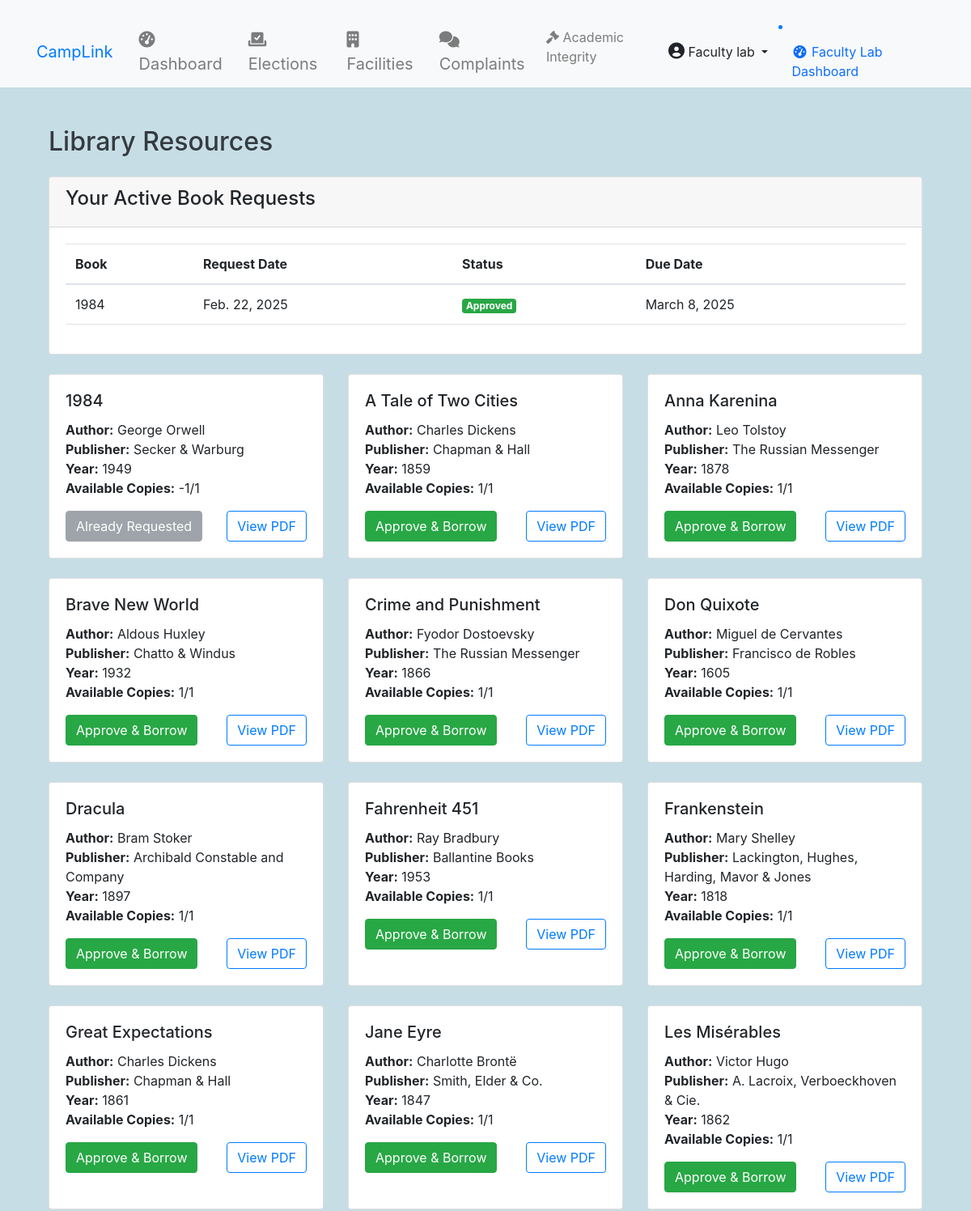
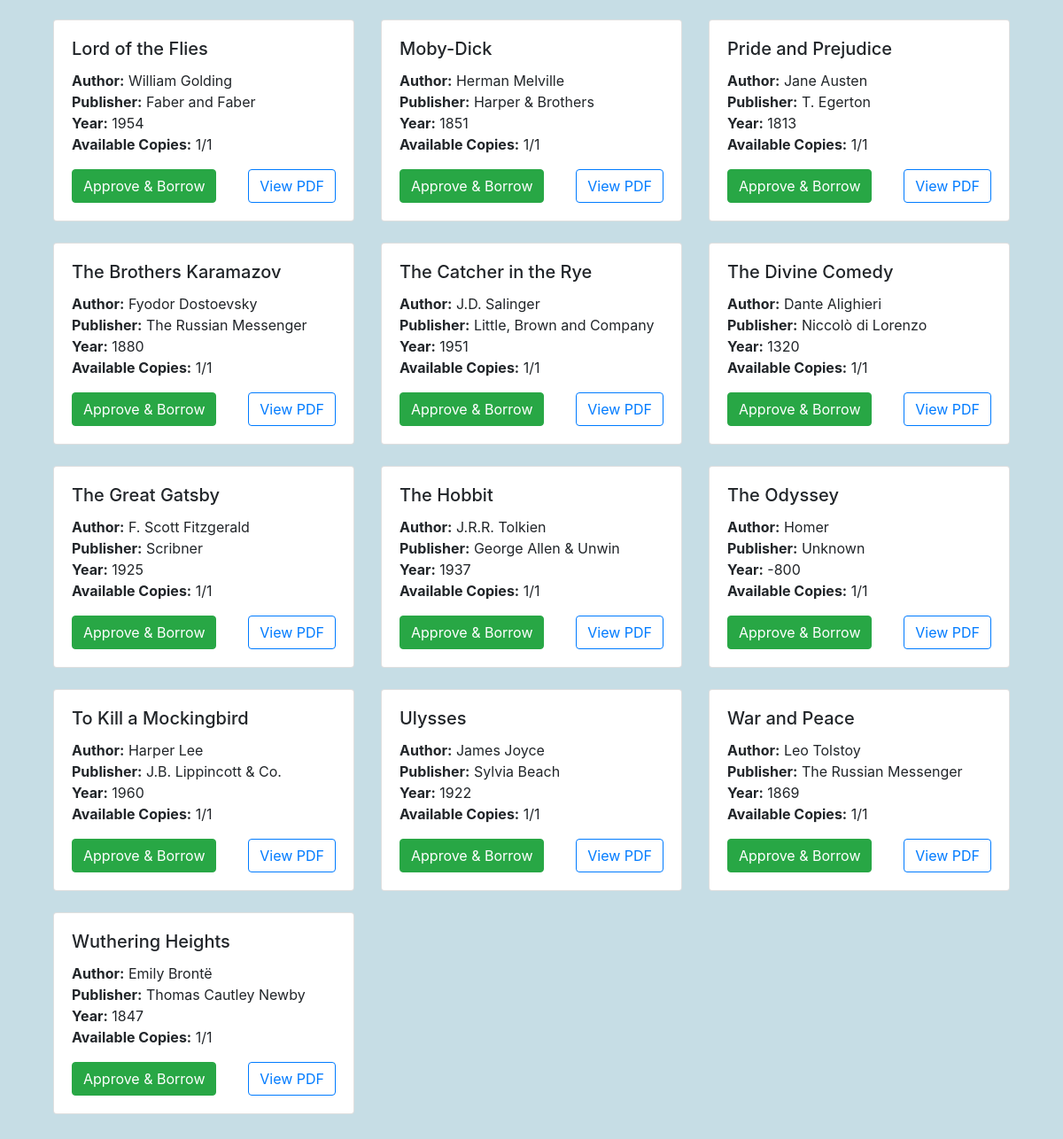
The app's page /facilities/library/ (signed in) with its own data (2 pictures, top to bottom).
### accounts/models.py (models this page shows, shortened)
class User(AbstractUser):
    ROLE_CHOICES = (
        ('student', 'Student'),
        ('faculty', 'Faculty'),
        ('admin', 'Admin'),
    )
    DEPARTMENT_CHOICES = (
        ('CSE', 'Computer Science'),
        ('ECE', 'Electronics'),
        ('ME', 'Mechanical'),
        ('CE', 'Civil'),
    )
    DIVISION_CHOICES = (
        ('A', 'Division A'),
        ('B', 'Division B'),
        ('C', 'Division C'),
    )
    CLASS_YEAR_CHOICES = (
        ('1', 'First Year'),
        ('2', 'Second Year'),
        ('3', 'Third Year'),
        ('4', 'Fourth Year'),
    )
    role = models.CharField(max_length=20, choices=ROLE_CHOICES)
    department = models.CharField(max_length=50, choices=DEPARTMENT_CHOICES)
    division = models.CharField(max_length=1, choices=DIVISION_CHOICES, blank=True, null=True)
    class_year = models.CharField(max_length=1, choices=CLASS_YEAR_CHOICES, blank=True, null=True)
    profile_picture = models.ImageField(upload_to='profile_pics/', blank=True, null=True)
    student_id = models.CharField(max_length=20, blank=True, null=True)
    phone = models.CharField(max_length=15)
    bio = models.TextField(max_length=500, blank=True)
    date_of_birth = models.DateField(null=True, blank=True)
    address = models.TextField(blank=True)
    linkedin_profile = models.URLField(max_length=200, blank=True)
    github_profile = models.URLField(max_length=200, blank=True)
    emergency_contact = models.CharField(max_length=15, blank=True)
    prn = models.CharField(max_length=20, unique=True, null=True, blank=True)
    groups = models.ManyToManyField(
        'auth.Group',
        related_name='custom_user_set',
        blank=True,
        help_text='The groups this user belongs to.',
        verbose_name='groups',
    )
    user_permissions = models.ManyToManyField(
        'auth.Permission',
        related_name='custom_user_set',
        blank=True,
        help_text='Specific permissions for this user.',
        verbose_name='user permissions',
    )
    health_requests = models.TextField(blank=True)  # Field to store health requests
    leave_requests = models.TextField(blank=True)    # Field to store leave requests
    def get_full_name(self):
        return f"{self.first_name} {self.last_name}".strip()

### facilities/models.py (models this page shows, shortened)
class BookRequest(models.Model):
    STATUS_CHOICES = [
        ('pending', 'Pending'),
        ('approved', 'Approved'),
        ('rejected', 'Rejected'),
        ('returned', 'Returned'),
        ('overdue', 'Overdue'),
    ]
    user = models.ForeignKey(get_user_model(), on_delete=models.CASCADE)
    book = models.ForeignKey(Book, on_delete=models.CASCADE)
    request_date = models.DateTimeField(auto_now_add=True)
    due_date = models.DateField(null=True, blank=True)
    return_date = models.DateField(null=True, blank=True)
    status = models.CharField(max_length=10, choices=STATUS_CHOICES, default='pending')
    fine_amount = models.DecimalField(max_digits=10, decimal_places=2, default=0)

class Book(models.Model):
    title = models.CharField(max_length=200)
    author = models.CharField(max_length=200)
    publication_year = models.IntegerField(null=True, blank=True)
    publisher = models.CharField(max_length=200, blank=True)
    book_link = models.URLField(max_length=500, null=True, blank=True)
    available_copies = models.IntegerField(default=1)
    total_copies = models.IntegerField(default=1)

### facilities/views.py (the view)
# urls.py: path('library/', views.library_resources, name='library_resources'),
@login_required
def library_resources(request):
    books = Book.objects.all().order_by('title')
    min_return_date = timezone.now().date() + timedelta(days=1)
    default_return_date = timezone.now().date() + timedelta(days=14)
    user_requests = BookRequest.objects.filter(
        user=request.user,
        status__in=['pending', 'approved']
    ).select_related('book')
    requested_books = {req.book.id for req in user_requests}
    context = {
        'books': books,
        'min_return_date': min_return_date,
        'default_return_date': default_return_date,
        'requested_books': requested_books,
        'user_requests': user_requests
    }
    return render(request, 'facilities/library_resources.html', context)

### facilities/templates/facilities/library_resources.html (shortened to what this page needs)
{% extends 'base.html' %}
{% block content %}
<div class="container py-4">
    <h2 class="mb-4">Library Resources</h2>
    {% if user_requests %}
    <div class="card mb-4">
        <div class="card-header">
            <h4>Your Active Book Requests</h4>
        </div>
        <div class="card-body">
            <div class="table-responsive">
                <table class="table">
                    <thead>
                        <tr>
                            <th>Book</th>
                            <th>Request Date</th>
                            <th>Status</th>
                            <th>Due Date</th>
                        </tr>
                    </thead>
                    <tbody>
                        {% for request in user_requests %}
                        <tr>
                            <td>{{ request.book.title }}</td>
                            <td>{{ request.request_date|date }}</td>
                            <td>
                                <span class="badge {% if request.status == 'approved' %}bg-success{% else %}bg-warning{% endif %}">
                                    {{ request.get_status_display }}
                                </span>
                            </td>
                            <td>{{ request.due_date|date }}</td>
                        </tr>
                        {% endfor %}
                    </tbody>
                </table>
            </div>
        </div>
    </div>
    {% endif %}
    <div class="row">
        {% for book in books %}
        <div class="col-md-4 mb-4">
            <div class="card h-100">
                <div class="card-body">
                    <h5 class="card-title">{{ book.title }}</h5>
                    <p class="card-text">
                        <strong>Author:</strong> {{ book.author }}<br>
                        <strong>Publisher:</strong> {{ book.publisher }}<br>
                        <strong>Year:</strong> {{ book.publication_year }}<br>
                        <strong>Available Copies:</strong> {{ book.available_copies }}/{{ book.total_copies }}
                    </p>
                    <div class="d-flex justify-content-between align-items-center">
                        {% if book.id in requested_books %}
                            <button class="btn btn-secondary" disabled>Already Requested</button>
                        {% elif book.available_copies > 0 and user.role != 'faculty-lab' %}
                            <form method="post" action="{% url 'facilities:request_book' book.id %}">
                                {% csrf_token %}
                                <button type="submit" class="btn btn-primary">Request Book</button>
                            </form>
                        {% elif book.available_copies > 0 and user.role == 'faculty-lab' %}
                            <form method="post" action="{% url 'facilities:request_book' book.id %}">
                                <button type="submit" class="btn btn-success">Approve & Borrow</button>
                            </form>
                        {% else %}
                            <button class="btn btn-secondary" disabled>Currently Unavailable</button>
                        {% endif %}
                        <a href="{{ book.book_link }}" target="_blank" class="btn btn-outline-primary">
                            View PDF
                        </a>
                    </div>
                </div>
            </div>
        </div>
        {% empty %}
        <div class="col-12">
            <p class="text-center">No books available at the moment.</p>
        </div>
        {% endfor %}
    </div>
</div>
{% endblock %}

### templates/base.html (shortened to what this page needs)
{% load static %}
<!DOCTYPE html>
<html lang="en">
<head>
    <link href="https://cdn.jsdelivr.net/npm/bootstrap@5.1.3/dist/css/bootstrap.min.css" rel="stylesheet">
    <link href="https://stackpath.bootstrapcdn.com/bootstrap/4.5.2/css/bootstrap.min.css" rel="stylesheet">
    <link rel="stylesheet" href="{% static 'css/styles.css' %}">
    <link rel="stylesheet" href="https://cdnjs.cloudflare.com/ajax/libs/font-awesome/6.0.0-beta3/css/all.min.css">
    <link rel="stylesheet" href="https://cdnjs.cloudflare.com/ajax/libs/sweetalert/1.1.3/sweetalert.min.css">
</head>
<body>
    <nav class="navbar navbar-expand-lg navbar-light bg-light py-0">
        <div class="container">
            <a class="navbar-brand text-primary" href="{% url 'accounts:dashboard' %}">CampLink</a>
            <div class="collapse navbar-collapse" id="navbarNav">
                {% if user.is_authenticated %}
                    <ul class="navbar-nav mx-auto">
                        <li class="nav-item mx-2">
                            <a class="nav-link fs-5" href="{% url 'accounts:dashboard' %}">
                                <i class="fas fa-tachometer-alt"></i> Dashboard
                            </a>
                        </li>
                        <li class="nav-item mx-2">
                            <a class="nav-link fs-5" href="{% url 'elections:election_list' %}">
                                <i class="fas fa-vote-yea"></i> Elections
                            </a>
                        </li>
                        <li class="nav-item mx-2">
                            <a class="nav-link fs-5" href="{% url 'facilities:facility_list' %}">
                                <i class="fas fa-building"></i> Facilities
                            </a>
                        </li>
                        <li class="nav-item mx-2">
                            <a class="nav-link fs-5" href="{% url 'complaints:list' %}">
                                <i class="fas fa-comments"></i> Complaints
                            </a>
                        </li>
                        <li class="nav-item">
                            <a class="nav-link" href="{% url 'academic_integrity:case_list' %}">
                                <i class="fas fa-gavel"></i> Academic Integrity
                            </a>
                        </li>
                    </ul>
                    <ul class="navbar-nav">
                        <li class="nav-item dropdown">
                            <a class="btn btn-light dropdown-toggle" href="#" id="navbarDropdown" role="button" data-bs-toggle="dropdown" aria-expanded="false">
                                <i class="fas fa-user-circle" style="font-size: 20px;"></i> {{ user.get_full_name|default:user.username }}
                            </a>
                        </li>
                    </ul>
                    {% if user.is_authenticated and user.role == 'admin' %}
                        <li class="nav-item">
                            <a class="nav-link" href="{% url 'accounts:admin_dashboard' %}">
                                <i class="fas fa-fw fa-tachometer-alt"></i>
                                <span>Admin Dashboard</span>
                            </a>
                        </li>
                    {% elif user.is_authenticated and user.role == 'faculty-lab' %}
                        <li class="nav-item">
                            <a class="nav-link" href="{% url 'accounts:faculty_lab_dashboard' %}">
                                <i class="fas fa-fw fa-tachometer-alt"></i>
                                <span>Faculty Lab Dashboard</span>
                            </a>
                        </li>
                    {% endif %}
                {% endif %}
            </div>
        </div>
    </nav>
    <div class="container mt-4">
        {% block content %}{% endblock %}
    </div>
</body>
</html>

### static/css/styles.css (style rules this page uses)
body { background-color: #c6dde5; }
.navbar { background: rgba(255, 255, 255, 0.695); backdrop-filter: blur(10px); color: #007bff; position: relative; z-index: 1000; }
h2, h3 { color: #343a40; }
.card { transition: transform 0.2s; }
.container { margin-top: 20px; }
.badge { animation: breathing 1.5s infinite; }
.card-body { padding: 20px; }
.row { margin-bottom: 15px; }

### records on screen
User: get_full_name "Faculty lab"
BookRequest: book "1984", request_date "Feb. 22, 2025", status "Approved", due_date "March 8, 2025"
Book: title "1984", author "George Orwell", publisher "Secker & Warburg", publication_year "1949", available_copies "-1", total_copies "1", shows "Already Requested"
Book: title "A Tale of Two Cities", author "Charles Dickens", publisher "Chapman & Hall", publication_year "1859", available_copies "1", total_copies "1", shows "Approve & Borrow"
Book: title "Anna Karenina", author "Leo Tolstoy", publisher "The Russian Messenger", publication_year "1878", available_copies "1", total_copies "1", shows "Approve & Borrow"
Book: title "Brave New World", author "Aldous Huxley", publisher "Chatto & Windus", publication_year "1932", available_copies "1", total_copies "1", shows "Approve & Borrow"
Book: title "Crime and Punishment", author "Fyodor Dostoevsky", publisher "The Russian Messenger", publication_year "1866", available_copies "1", total_copies "1", shows "Approve & Borrow"
Book: title "Don Quixote", author "Miguel de Cervantes", publisher "Francisco de Robles", publication_year "1605", available_copies "1", total_copies "1", shows "Approve & Borrow"
Book: title "Dracula", author "Bram Stoker", publisher "Archibald Constable and Company", publication_year "1897", available_copies "1", total_copies "1", shows "Approve & Borrow"
Book: title "Fahrenheit 451", author "Ray Bradbury", publisher "Ballantine Books", publication_year "1953", available_copies "1", total_copies "1", shows "Approve & Borrow"
Book: title "Frankenstein", author "Mary Shelley", publisher "Lackington, Hughes, Harding, Mavor & Jones", publication_year "1818", available_copies "1", total_copies "1", shows "Approve & Borrow"
Book: title "Great Expectations", author "Charles Dickens", publisher "Chapman & Hall", publication_year "1861", available_copies "1", total_copies "1", shows "Approve & Borrow"
Book: title "Jane Eyre", author "Charlotte Brontë", publisher "Smith, Elder & Co.", publication_year "1847", available_copies "1", total_copies "1", shows "Approve & Borrow"
Book: title "Les Misérables", author "Victor Hugo", publisher "A. Lacroix, Verboeckhoven & Cie.", publication_year "1862", available_copies "1", total_copies "1", shows "Approve & Borrow"
Book: title "Lord of the Flies", author "William Golding", publisher "Faber and Faber", publication_year "1954", available_copies "1", total_copies "1", shows "Approve & Borrow"
Book: title "Moby-Dick", author "Herman Melville", publisher "Harper & Brothers", publication_year "1851", available_copies "1", total_copies "1", shows "Approve & Borrow"
Book: title "Pride and Prejudice", author "Jane Austen", publisher "T. Egerton", publication_year "1813", available_copies "1", total_copies "1", shows "Approve & Borrow"
Book: title "The Brothers Karamazov", author "Fyodor Dostoevsky", publisher "The Russian Messenger", publication_year "1880", available_copies "1", total_copies "1", shows "Approve & Borrow"
Book: title "The Catcher in the Rye", author "J.D. Salinger", publisher "Little, Brown and Company", publication_year "1951", available_copies "1", total_copies "1", shows "Approve & Borrow"
Book: title "The Divine Comedy", author "Dante Alighieri", publisher "Niccolò di Lorenzo", publication_year "1320", available_copies "1", total_copies "1", shows "Approve & Borrow"
Book: title "The Great Gatsby", author "F. Scott Fitzgerald", publisher "Scribner", publication_year "1925", available_copies "1", total_copies "1", shows "Approve & Borrow"
Book: title "The Hobbit", author "J.R.R. Tolkien", publisher "George Allen & Unwin", publication_year "1937", available_copies "1", total_copies "1", shows "Approve & Borrow"
Book: title "The Odyssey", author "Homer", publisher "Unknown", publication_year "-800", available_copies "1", total_copies "1", shows "Approve & Borrow"
Book: title "To Kill a Mockingbird", author "Harper Lee", publisher "J.B. Lippincott & Co.", publication_year "1960", available_copies "1", total_copies "1", shows "Approve & Borrow"
Book: title "Ulysses", author "James Joyce", publisher "Sylvia Beach", publication_year "1922", available_copies "1", total_copies "1", shows "Approve & Borrow"
Book: title "War and Peace", author "Leo Tolstoy", publisher "The Russian Messenger", publication_year "1869", available_copies "1", total_copies "1", shows "Approve & Borrow"
Book: title "Wuthering Heights", author "Emily Brontë", publisher "Thomas Cautley Newby", publication_year "1847", available_copies "1", total_copies "1", shows "Approve & Borrow"
